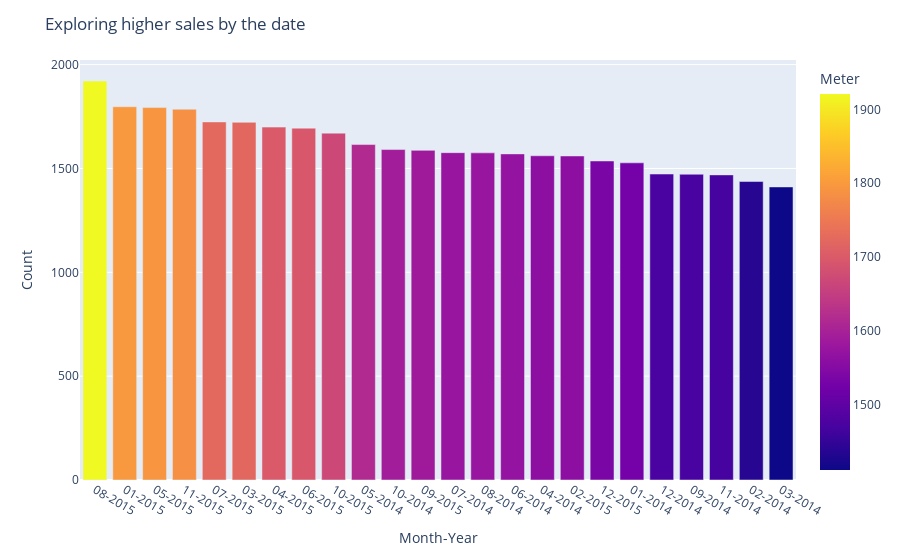

The code cell stored with this chart in its notebook:
### Markdown cell above
### Exploring the higher sales

### Code cell
data["Month-Year"] = data["Date"].dt.strftime("%m-%Y")
fig = px.bar(
    data_frame=data["Month-Year"].value_counts(ascending=False),
    color=data["Month-Year"].value_counts(ascending=False),
    labels={"value":"Count", "index":"Date","color":"Meter"},
)

fig.update_layout(title_text="Exploring higher sales by the date")

fig.show()

### Figure 1 — Plotly figure (JSON) as saved in the notebook; plotly's stock layout.template omitted (floating-point values rounded to 4 significant figures)
{"data": [{"alignmentgroup": "True", "hovertemplate": "Month-Year=%{x}<br>Count=%{y}<br>Meter=%{marker.color}<extra></extra>", "legendgroup": "", "marker": {"color": [1921, 1797, 1793, 1785, 1724, 1722, 1699, 1694, 1670, 1615, 1591, 1587, 1576, 1575, 1570, 1561, 1560, 1536, 1527, 1473, 1472, 1469, 1437, 1411], "coloraxis": "coloraxis", "pattern": {"shape": ""}}, "name": "", "offsetgroup": "", "orientation": "v", "showlegend": false, "textposition": "auto", "type": "bar", "x": ["08-2015", "01-2015", "05-2015", "11-2015", "07-2015", "03-2015", "04-2015", "06-2015", "10-2015", "05-2014", "10-2014", "09-2015", "07-2014", "08-2014", "06-2014", "04-2014", "02-2015", "12-2015", "01-2014", "12-2014", "09-2014", "11-2014", "02-2014", "03-2014"], "xaxis": "x", "y": [1921, 1797, 1793, 1785, 1724, 1722, 1699, 1694, 1670, 1615, 1591, 1587, 1576, 1575, 1570, 1561, 1560, 1536, 1527, 1473, 1472, 1469, 1437, 1411], "yaxis": "y"}], "layout": {"barmode": "relative", "coloraxis": {"colorbar": {"title": {"text": "Meter"}}, "colorscale": [[0, "#0d0887"], [0.1111, "#46039f"], [0.2222, "#7201a8"], [0.3333, "#9c179e"], [0.4444, "#bd3786"], [0.5556, "#d8576b"], [0.6667, "#ed7953"], [0.7778, "#fb9f3a"], [0.8889, "#fdca26"], [1, "#f0f921"]]}, "legend": {"tracegroupgap": 0}, "margin": {"t": 60}, "title": {"text": "Exploring higher sales by the date"}, "xaxis": {"anchor": "y", "domain": [0, 1], "title": {"text": "Month-Year"}}, "yaxis": {"anchor": "x", "domain": [0, 1], "title": {"text": "Count"}}}}
